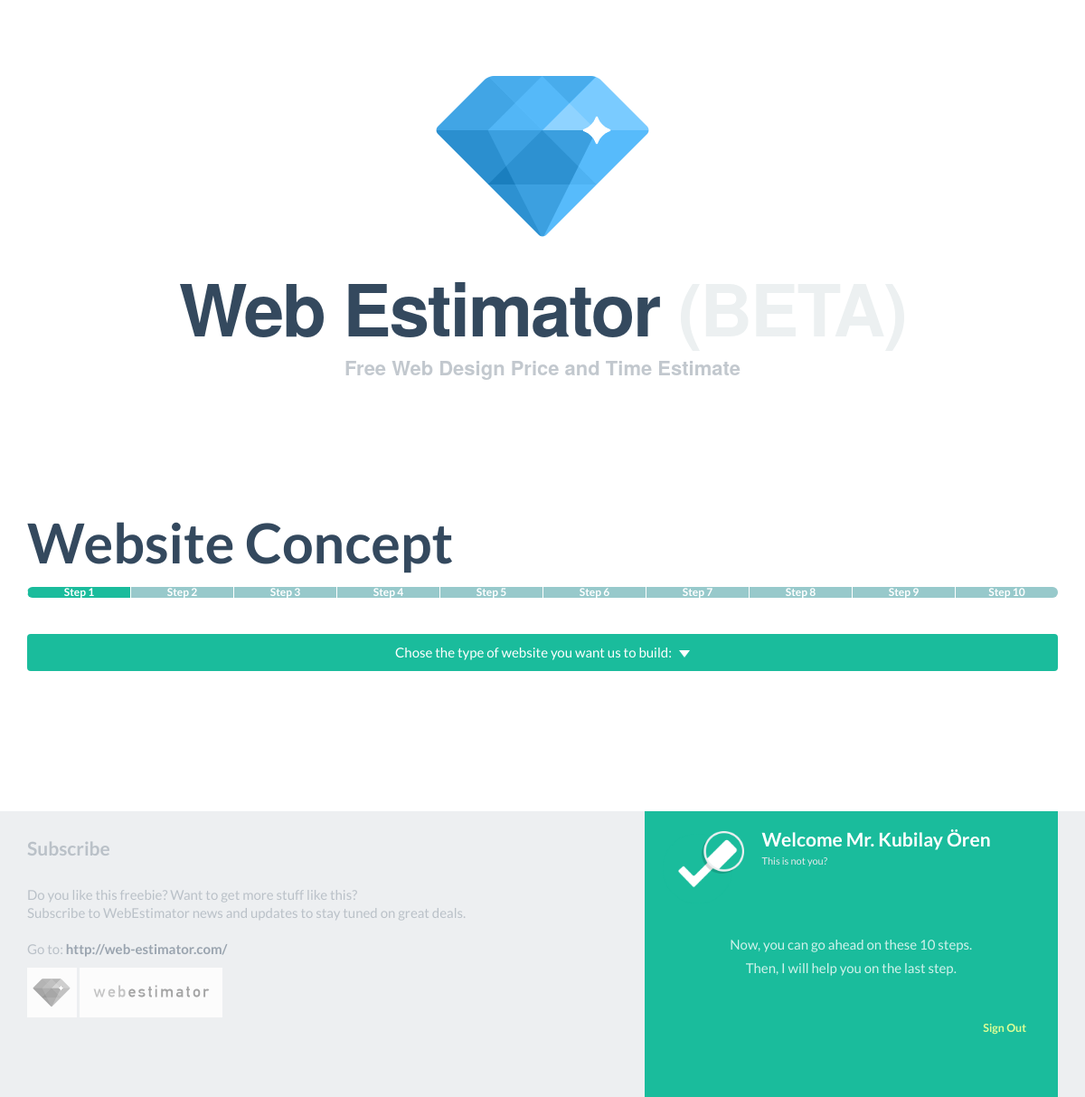
/ (signed in), run on the app's committed database.
### tables this page shows
CREATE TABLE `steps` (
  `step_ID` int(10) NOT NULL,
  `step_slug` varchar(60) NOT NULL,
  `step_name` varchar(300) NOT NULL,
  `step_order` smallint(6) NOT NULL DEFAULT '0',
  `main_choice_ID` int(10) NOT NULL
);

CREATE TABLE `users` (
  `user_ID` int(10) NOT NULL,
  `user_name` varchar(60) NOT NULL,
  `user_email` varchar(100) NOT NULL,
  `user_password` varchar(255) NOT NULL,
  `user_title` varchar(10) NOT NULL,
  `user_first_name` varchar(100) NOT NULL,
  `user_last_name` varchar(60) NOT NULL,
  `user_level` int(10) NOT NULL
);

### index.php (called while the page is built)
<?php
	include("class.php");
	$estimator = new WebEstimator();
?>

### view/progress_bar.php (the view)
<h1 id="big-title"><?= $this->stepTitle() ?></h1>
<div class="progress" style="margin-bottom: 40px;">
	<?php
	foreach ($this->steps as $stepNo => $step) {
		if ( $this->stepStatus($step['step_slug']) == "current" )
			$stepStatus = $step['step_slug'] == "results" ? "progress-bar-danger" : "";
		elseif ( $this->stepStatus($step['step_slug']) == "skipped" )
			$stepStatus = "progress-bar-warning";
		elseif ( $this->stepStatus($step['step_slug']) == "done" )
			$stepStatus = "progress-bar-success";
		elseif ( $this->stepStatus($step['step_slug']) == "notyet" )
			$stepStatus = "progress-bar-info";
		else
			$stepStatus = "";
		echo '<div class="progress-bar '.$stepStatus.'">
				<a href="'.$this->stepLink($step['step_slug']).'" title="'.$step['step_name'].'" data-toggle="tooltip" data-placement="bottom">Step '.$stepNo.'</a>
			</div>';
	}
	?>
</div>

### view/main.php (shortened to what this page needs)
<!DOCTYPE html>
<html lang="en">
  <head>
	    <link href="css/vendor/bootstrap/css/bootstrap.min.css" rel="stylesheet">
	    <link href="css/flat-ui.css" rel="stylesheet">
	    <link href="css/custom.css" rel="stylesheet">
  </head>
  <body class="<?= $_SERVER["QUERY_STRING"] == "" ? 'home' : 'other' ?>">
	  <div class="container">
<?php
include('view/header.php');
$this->showContent();
?>
		<div class="row">
			<div class="col-xs-12">
				<br/><br/><br/><br/><br/>
			</div>
		</div>
	</div>
<?php
include("view/footer.php");
?>
  </body>
</html>

### view/header.php
<div class="headline">
	<a href="<?=$this->stepLink('website')?>" style="color: #34495E;">
		<h1 class="head-logo">
			<div class="logo" id="animated_logo"></div>
			Web Estimator <span style="color: #ECF0F1;">(BETA)</span>
			<small>Free Web Design Price and Time Estimate</small>
		</h1>
	</a>
</div>

### class.php (shortened to what this page needs)
<?php
class WebEstimator {
	private $db;
	function __construct() {
		$this->db = $this->dbConnect();
		$this->steps = $this->listSteps();
		include('view/main.php');
		$this->db = $this->dbDisconnect();
	}
	function dbConnect() {
		require "config.php";
		try {
		    $conn = new PDO("mysql:host=$servername;dbname=$database", $username, $password);
		    $conn->setAttribute(PDO::ATTR_ERRMODE, PDO::ERRMODE_EXCEPTION);
		}
		catch(PDOException $e) {
			$conn_error = "Connection failed: " . $e->getMessage();
			return $conn_error;
		}
		return $conn;
	}
	function dbDisconnect() {
		$this->db = null;
	}
	function dbQuery($query) {
		return $this->db->query($query);
	}
	function homePageURL() {
		return "http://".$_SERVER["SERVER_NAME"].str_replace("/index.php", "", $_SERVER["PHP_SELF"]);
	}
	function currentPageURL($add = "") {
		$pageURL = 'http';
		$pageURL .= "://";
		if ($_SERVER["SERVER_PORT"] != "80") $pageURL .= $_SERVER["SERVER_NAME"].":".$_SERVER["SERVER_PORT"].$_SERVER["REQUEST_URI"];
		else $pageURL .= $_SERVER["SERVER_NAME"].$_SERVER["REQUEST_URI"];
		if ($add != "") {
			if ( strpos($pageURL,'?') == false ) { $pageURL .= "?".$add; } else { $pageURL .= "&".$add; }
		}
		return $pageURL;
	}
	function isLoggedIn() {
		return ( isset($_SESSION['user_ID']) ) ? true : false;
	}
	function userInfo($info, $userID = "") {
		if ( $userID == "" ) $userID = $_SESSION['user_ID'];
		$stmt = $this->dbQuery("SELECT * FROM users WHERE user_ID='".$userID."' LIMIT 1");
		$row = $stmt->fetch(PDO::FETCH_ASSOC);
		return $row[$info];
	}
	function showContent() {
		if ( $this->isLoggedIn() ) {
			include("view/progress_bar.php");
			include("view/step_content.php");
		}else {
			echo "<center><h1>WE ARE COMING SOON!</h1></center>";
		}
	}
	function listSteps() {
		$steps = array();
		$stepNo = 1;
		$steps_query = $this->dbQuery('SELECT step_slug, step_name FROM steps WHERE main_choice_ID = '.$this->mainChoiceCategoryID().' OR main_choice_ID = '.$this->mainChoiceID().' ORDER BY step_order');
		while ($step = $steps_query->fetch()) {
			$steps[$stepNo] = array(
								'step_name' => $step['step_name'],
								'step_slug' => $step['step_slug']
							);
			$stepNo++;
		}
		return $steps;
	}
	function stepSlug($isStepSlug = "") {
		if ($_SERVER["QUERY_STRING"] == "") {
			if ($isStepSlug != "" ) {
				return ($isStepSlug == "concept" ? true : false);
			} else {
				return "concept";
			}
		} elseif ( isset($_GET['go']) ) {
			if ($isStepSlug != "" ) {
				return ($isStepSlug == $_GET['go'] ? true : false);
			} else {
				return $_GET['go'];
			}
		}
	}
	function stepTitle($stepSlug = "") {
		$stmt = $this->dbQuery("SELECT step_name FROM steps WHERE step_slug = '".($stepSlug != '' ? $stepSlug : $this->stepSlug())."' LIMIT 1");
		$row = $stmt->fetch();
		return $row['step_name'];
	}
	function mainChoice() {
		if ( isset($_GET['concept']) )
			return $_GET['concept'];
		else
			return "ecommerce";
	}
	function mainChoiceID() {
		$stmt = $this->dbQuery("SELECT main_choice_ID FROM main_choices WHERE main_choice_slug = '".$this->mainChoice()."' LIMIT 1");
		$row = $stmt->fetch();
		return $row['main_choice_ID'];
	}
	function mainChoiceCategoryID() {
		$stmt = $this->dbQuery("SELECT main_choice_parent_ID FROM main_choices WHERE main_choice_ID = '".$this->mainChoiceID()."' LIMIT 1");
		$row = $stmt->fetch();
		return $row['main_choice_parent_ID'];
	}
	function stepStatus($step) {
		if (
			( isset($_GET[$step]) && $_GET[$step]=="current" ) ||
			( $this->isFirstStep($step) && !isset($_GET[$step]) ) ||
			( isset($_GET["go"]) && $_GET["go"]==$step) )
		{
			return "current";
		}
		elseif ( !isset($_GET[$step]) && !$this->isFirstStep($step) )
		{
			return "notyet";
		}
		elseif ( isset($_GET[$step]) && $_GET[$step] == "" )
		{
			return "skipped";
		}
		elseif ( isset($_GET[$step]) && $_GET[$step] != "" )
		{
			return "done";
		}
	}
	function isFirstStep($step) {
		return ($step == "concept") ? true : false;
	}
	function stepLink($step) {
		$url = $this->currentPageURL();
		if ( $this->stepSlug($step) ) {
			$url = "#";
		} elseif ( $this->stepStatus($step) == "notyet" ) {
			$url = "#";
		}
		return $url;
	}
}
?>

### view/step_content.php (shortened to what this page needs)
<div class="row">
	<div class="col-xs-12">
<?php
if ( $this->stepSlug("concept") ) {
?>
		<div class="btn-group" style="width: 100%;">
			<button data-toggle="dropdown" class="btn btn-primary dropdown-toggle" type="button" style="width: 100%;">
			<?= !isset($_GET['concept']) ? "Chose the type of website you want us to build:" : "Selected: ". $this->mainChoiceTitle($_GET['concept']) ?><span class="caret"></span>
			</button>
		</div>
<?php
}
?>
	</div>
</div>

### view/footer.php (shortened to what this page needs)
    <footer>
      <div class="container">
        <div class="row">
          <div class="col-xs-7">
            <h3 class="footer-title">Subscribe</h3>
            <p>Do you like this freebie? Want to get more stuff like this?<br>
              Subscribe to WebEstimator news and updates to stay tuned on great deals.<br><br>
              Go to: <a href="<?=$this->homePageURL()?>" target="_blank">http://web-estimator.com/</a>
            </p>
            <a class="footer-brand" href="<?=$this->homePageURL()?>" target="_blank">
              <img src="img/footer/logo.png" alt="Logo" />
            </a>
          </div>
          <div class="col-xs-5">
            <div class="footer-banner">
<img src="img/login/icon.png" class="login-image">
<?= !$this->isLoggedIn() ? '
<h5 class="footer-title">If you are a registered user, please sign in!
	<small title="They are the companies who offer their clients website service and are getting special discount by lower hourly rate than our standart hourly rate." data-toggle="tooltip" data-placement="top">Who are they?</small>
</h5>' : '
<h5 class="footer-title" style="line-height: 20px;">Welcome '.$this->userInfo('user_title').'
<span style="text-transform: capitalize;">'.$this->userInfo('user_first_name').' '.$this->userInfo('user_last_name').'</span><br/>
	<a href="'.$this->currentPageURL("logout").'" style="text-decoration: none;">
		<small title="Log-out" data-toggle="tooltip" data-placement="top">This is not you?</small>
	</a>
</h5><br/><br/>'; ?>
<?php
	if ( !$this->isLoggedIn() ) {
?>
<form action="<?= $this->currentPageURL("login") ?>" method="post" id="login-form">
	<div class="login-form">
		<div class="form-group">
			<input type="text" class="form-control login-field" placeholder="Enter your e-mail" id="login-name" name="login-name">
			<label class="login-field-icon fui-user" for="login-name"></label>
		</div>
		<div class="form-group">
			<input type="password" class="form-control login-field" placeholder="Password" id="login-pass" name="login-pass">
			<label class="login-field-icon fui-lock" for="login-pass"></label>
		</div>
		<input type="submit" style="display: none;"/>
		<a class="btn btn-primary btn-lg btn-block" onclick="document.getElementById('login-form').submit(); return false;" href="javascript:{}" style="color: #fff; text-decoration: none;">Log in</a>
		<a class="login-link" href="#" style="color: rgb(191, 201, 202); text-decoration: none;">Lost your password?</a>
		<a class="login-link" href="#" style="color: rgb(191, 201, 202); text-decoration: none;">I want to be registered user</a>
	</div>
</form>
<?php
	} else {
?>
<center>
Now, you can go ahead on these 10 steps.<br/>
Then, I will help you on the last step.
</center>
<a href="<?=$this->currentPageURL("logout")?>" style="text-decoration: none; position: absolute; right: 50px; margin-top: 40px; font-weight: bold; color: #DCFF96;">
	<small title="Log-out">Sign Out</small>
</a>
<?php
	}
?>
            </div>
          </div>
        </div>
      </div>
    </footer>

### css/custom.css (style rules this page uses)
.headline { padding: 73px 0 110px; text-align: center; }
.head-logo { margin: 10px 0; font: 900 80px/100px "Helvetica Neue", Helvetica, Arial, sans-serif; letter-spacing: -2px; }
.head-logo .logo { width: 236px; height: 181px; margin: 0 auto 26px; overflow: hidden; text-indent: -9999em; background: url(../img/logo-mask.png) center 0 no-repeat; background-size: 236px 181px; }
.head-logo small { display: block; padding-top: 5px; font-size: 22px; font-weight: 700; color: rgba(52, 73, 94, .3); letter-spacing: 0; }
.footer-title { font-size: 21px; }
.footer-title small { font-size: 11px; }
footer .login-image { width: 90px; float: left; margin: 22px 20px 0 -10px; }
.footer-banner { margin-left: 0; }
.progress .progress-bar { border-left: 1px solid white; }
.progress .progress-bar a { color: white; font-weight: bold; }
.progress-bar-info { background-color: #97C9CB; }
#animated_logo { animation:animated_logo 4s 1; -moz-animation:animated_logo 4s 1; -webkit-animation:animated_logo 5s 1; -o-animation:animated_logo 4s 1; }
.progress { display: -webkit-flex; display: -moz-flex; display: -ms-flex; display: -o-flex; display: flex; justify-content: space-between; }
.progress-bar { width: 100%; }

### data on the page
steps: step_name "Website Concept", stepNo "1"
steps: stepNo "2"
steps: stepNo "3"
steps: stepNo "4"
steps: stepNo "5"
steps: stepNo "6"
steps: stepNo "7"
steps: stepNo "8"
steps: stepNo "9"
steps: stepNo "10"
users: user_title "Mr.", user_first_name "Kubilay", user_last_name "Ören"
